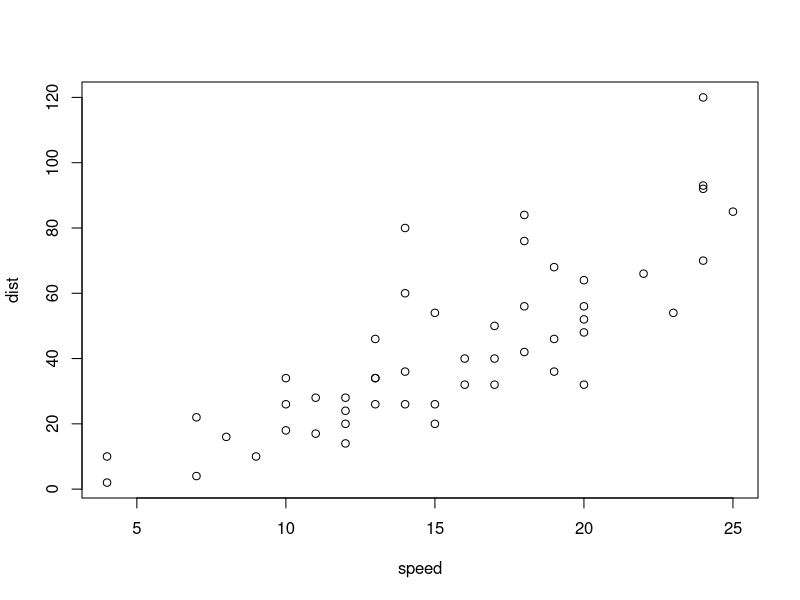
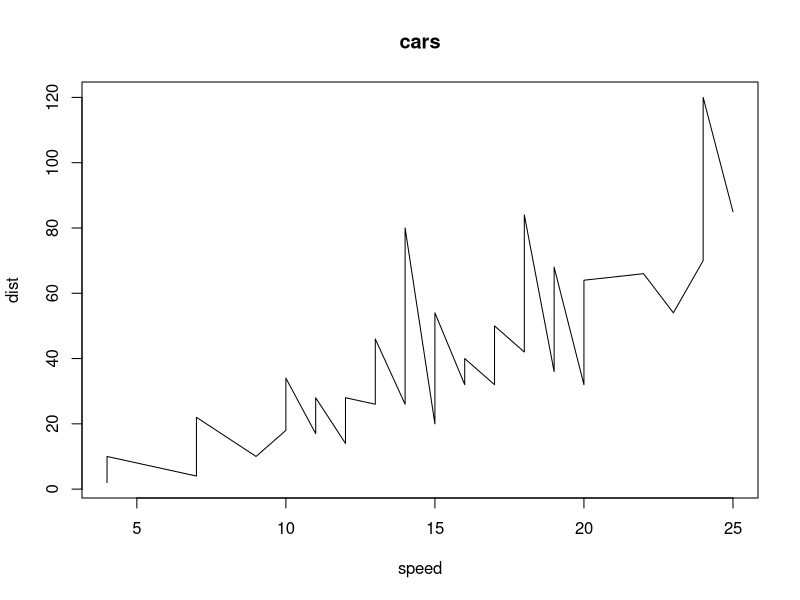

The R script that drew these images, in order:
## ---- chunk 1
1
## ---- chunk 2
1 + 2
## ---- chunk 3
a <- 1
## ---- chunk 4
a
## ---- chunk 5
b <- 2
c <- a + b
c
## ---- chunk 6
# 할당 연산자와 함수 인자 전달에 모두 =를 사용했을 때
my_data = c(1, 2, 3, NA, 5)

average = mean(x = my_data, na.rm = TRUE)

average
## ---- chunk 7
# 할당 연산자에는 <-, 인자 전달에는 =를 사용했을 때
my_data <- c(1, 2, 3, NA, 5)

average <- mean(x = my_data, na.rm = TRUE)

average
## ---- chunk 8
sum(a, b)
## ---- chunk 9
sqrt(2)
abs(-3)
log10(100)
## ---- chunk 10
a <- c(58, 26, 24)
b <- c("이상일", "김세창", "김우형")
c <- c(TRUE, TRUE, FALSE)
## ---- chunk 11
df <- data.frame(a, b, c)
df
## ---- chunk 12
View(df)
## ---- chunk 13
mean(c(1, 2, 3, 4)) # 벡터의 평균 계산
median(1:10) # 벡터의 중앙값 계산
var(rep(c(1:5), times = 2)) # 벡터의 분산 계산
sd(seq(1, 10, 2)) # 벡터의 표준편차 계산
quantile(0:100) # 벡터의 사분위수 계산
## ---- chunk 14
str(cars) # cars 데이터의 구조를 보여준다.
summary(cars) # cars 데이터를 요약해준다.
head(cars) # cars 데이터의 처음 6개 값을 보여준다.(세부 설정이 가능하다.)
tail(cars, 10) # cars 데이터의 마지막 10개 값을 보여준다.
## ---- chunk 15
plot(cars) # 데이터 프레임을 가지고 그래프를 그려준다.
plot(cars, type="l", main="cars") # 그래프의 형태와 제목을 지정할 수 있다.
